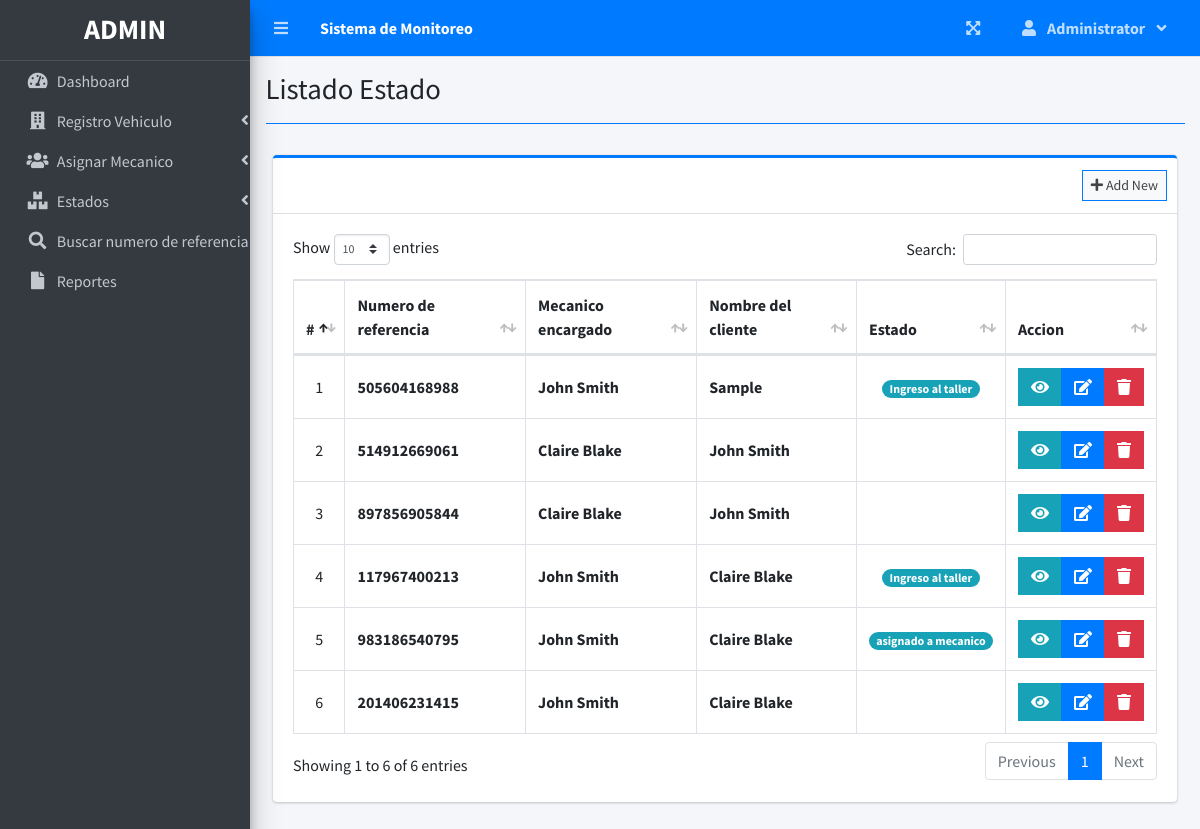
Screenshot of /index.php?page=Listado_Estado (signed in) with the database file from the repository.
### tables this page shows
CREATE TABLE `parcels` (
  `id` int(30) NOT NULL,
  `reference_number` varchar(100) NOT NULL,
  `sender_name` text NOT NULL,
  `sender_address` text NOT NULL,
  `sender_contact` text NOT NULL,
  `recipient_name` text NOT NULL,
  `recipient_address` text NOT NULL,
  `recipient_contact` text NOT NULL,
  `type` int(1) NOT NULL COMMENT '1 = Deliver, 2=Pickup',
  `from_branch_id` varchar(30) NOT NULL,
  `to_branch_id` varchar(30) NOT NULL,
  `weight` varchar(100) NOT NULL,
  `height` varchar(100) NOT NULL,
  `width` varchar(100) NOT NULL,
  `length` varchar(100) NOT NULL,
  `price` float NOT NULL,
  `status` int(2) NOT NULL DEFAULT 0,
  `date_created` datetime NOT NULL DEFAULT current_timestamp()
);

### Listado_Estado.php (the view, shortened to what this page needs)
<?php include'db_connect.php' ?>
<div class="col-lg-12">
	<div class="card card-outline card-primary">
		<div class="card-header">
			<div class="card-tools">
				<a class="btn btn-block btn-sm btn-default btn-flat border-primary " href="./index.php?page=listado_mecanicos"><i class="fa fa-plus"></i> Add New</a>
			</div>
		</div>
		<div class="card-body">
			<table class="table tabe-hover table-bordered" id="list">
				<!-- <colgroup>
					<col width="5%">
					<col width="15%">
					<col width="25%">
					<col width="25%">
					<col width="15%">
				</colgroup> -->
				<thead>
					<tr>
						<th class="text-center">#</th>
						<th>Numero de referencia</th>
						<th>Mecanico encargado</th>
						<th>Nombre del cliente</th>
						<th>Estado</th>
						<th>Accion</th>
					</tr>
				</thead>
				<tbody>
					<?php
					$i = 1;
					$where = "";
					$qry = $conn->query("SELECT * from parcels $where order by  unix_timestamp(date_created) desc ");
					while($row= $qry->fetch_assoc()):
					?>
					<tr>
						<td class="text-center"><?php echo $i++ ?></td>
						<td><b><?php echo ($row['reference_number']) ?></b></td>
						<td><b><?php echo ucwords($row['sender_name']) ?></b></td>
						<td><b><?php echo ucwords($row['recipient_name']) ?></b></td>
						<td class="text-center">
							<?php
							switch ($row['status']) {
								case '1':
									echo "<span class='badge badge-pill badge-info'> Ingreso al taller</span>";
									break;
								case '2':
									echo "<span class='badge badge-pill badge-info'>asignado a mecanico</span>";
									break;
							}
							?>
						</td>
						<td class="text-center">
		                    <div class="btn-group">
		                    	<button type="button" class="btn btn-info btn-flat view_parcel" data-id="<?php echo $row['id'] ?>">
		                          <i class="fas fa-eye"></i>
		                        </button>
		                        <a href="index.php?page=edit_parcel&id=<?php echo $row['id'] ?>" class="btn btn-primary btn-flat ">
		                          <i class="fas fa-edit"></i>
		                        </a>
		                        <button type="button" class="btn btn-danger btn-flat delete_parcel" data-id="<?php echo $row['id'] ?>">
		                          <i class="fas fa-trash"></i>
		                        </button>
	                      </div>
						</td>
					</tr>
				<?php endwhile; ?>
				</tbody>
			</table>
		</div>
	</div>
</div>

### index.php (shortened to what this page needs)
<!DOCTYPE html>
<html lang="en">
<?php
	include 'header.php'
?>
<body class="hold-transition sidebar-mini layout-fixed layout-navbar-fixed layout-footer-fixed">
<div class="wrapper">
  <?php include 'topbar.php' ?>
  <?php include 'sidebar.php' ?>
  <div class="content-wrapper">
    <div class="content-header">
      <div class="container-fluid">
        <div class="row mb-2">
          <div class="col-sm-6">
            <h1 class="m-0"><?php echo $title ?></h1>
          </div>
        </div>
            <hr class="border-primary">
      </div>
    </div>
    <section class="content">
      <div class="container-fluid">
         <?php
            $page = isset($_GET['page']) ? $_GET['page'] : 'home';
            if(!file_exists($page.".php")){
                include '404.html';
            }else{
            include $page.'.php';
            }
          ?>
      </div>
    </section>
  </div>
</div>
</body>
</html>

### header.php (shortened to what this page needs)
<head>
  <?php
  $title = isset($_GET['page']) ? ucwords(str_replace("_", ' ', $_GET['page'])) : "Inicio";
  $title = str_replace("Taller","Persons/Companies",$title);
  ?>
  <link rel="stylesheet" href="assets/plugins/fontawesome-free/css/all.min.css">
  <link rel="stylesheet" href="assets/plugins/overlayScrollbars/css/OverlayScrollbars.min.css">
  <link rel="stylesheet" href="assets/plugins/datatables-bs4/css/dataTables.bootstrap4.min.css">
  <link rel="stylesheet" href="assets/plugins/datatables-responsive/css/responsive.bootstrap4.min.css">
  <link rel="stylesheet" href="assets/plugins/datatables-buttons/css/buttons.bootstrap4.min.css">
  <link rel="stylesheet" href="assets/plugins/select2/css/select2.min.css">
  <link rel="stylesheet" href="assets/plugins/select2-bootstrap4-theme/select2-bootstrap4.min.css">
  <link rel="stylesheet" href="assets/plugins/sweetalert2-theme-bootstrap-4/bootstrap-4.min.css">
  <link rel="stylesheet" href="assets/plugins/toastr/toastr.min.css">
  <link rel="stylesheet" href="assets/plugins/dropzone/min/dropzone.min.css">
  <link rel="stylesheet" href="assets/dist/css/jquery.datetimepicker.min.css">
  <link rel="stylesheet" href="assets/plugins/icheck-bootstrap/icheck-bootstrap.min.css">
  <link rel="stylesheet" href="assets/plugins/bootstrap4-toggle/css/bootstrap4-toggle.min.css">
  <link rel="stylesheet" href="assets/dist/css/adminlte.min.css">
  <link rel="stylesheet" href="assets/dist/css/styles.css">
  <link rel="stylesheet" href="assets/plugins/summernote/summernote-bs4.min.css">
</head>

### topbar.php (shortened to what this page needs)
<nav class="main-header navbar navbar-expand navbar-primary navbar-dark ">
  <ul class="navbar-nav">
    <?php if(isset($_SESSION['login_id'])): ?>
    <li class="nav-item">
      <a class="nav-link" data-widget="pushmenu" href="" role="button"><i class="fas fa-bars"></i></a>
    </li>
  <?php endif; ?>
    <li>
      <a class="nav-link text-white"  href="./" role="button"> <large><b><?php echo $_SESSION['system']['name'] ?></b></large></a>
    </li>
  </ul>
  <ul class="navbar-nav ml-auto">
    <li class="nav-item">
      <a class="nav-link" data-widget="fullscreen" href="#" role="button">
        <i class="fas fa-expand-arrows-alt"></i>
      </a>
    </li>
   <li class="nav-item dropdown">
          <a class="nav-link"  data-toggle="dropdown" aria-expanded="true" href="javascript:void(0)">
            <span>
              <div class="d-felx badge-pill">
                <span class="fa fa-user mr-2"></span>
                <span><b><?php echo ucwords($_SESSION['login_firstname']) ?></b></span>
                <span class="fa fa-angle-down ml-2"></span>
              </div>
            </span>
          </a>
    </li>
  </ul>
</nav>

### sidebar.php (shortened to what this page needs)
<aside class="main-sidebar sidebar-dark-primary elevation-4">
  <div class="dropdown">
 	<a href="./" class="brand-link">
      <?php if($_SESSION['login_type'] == 1): ?>
      <h3 class="text-center p-0 m-0"><b>ADMIN</b></h3>
      <?php else: ?>
      <h3 class="text-center p-0 m-0"><b>STAFF</b></h3>
      <?php endif; ?>
  </a>
  </div>
  <div class="sidebar pb-4 mb-4">
    <nav class="mt-2">
      <ul class="nav nav-pills nav-sidebar flex-column nav-flat" data-widget="treeview" role="menu" data-accordion="false">
        <li class="nav-item dropdown">
          <a href="./" class="nav-link nav-home">
            <i class="nav-icon fas fa-tachometer-alt"></i>
            <p>
              Dashboard
            </p>
          </a>
        </li>
        <?php if($_SESSION['login_type'] == 1): ?>
        <li class="nav-item">
          <a href="#" class="nav-link nav-edit_branch">
            <i class="nav-icon fas fa-building"></i>
            <p>
              Registro Vehiculo
              <i class="right fas fa-angle-left"></i>
            </p>
          </a>
        </li>
        <li class="nav-item">
          <a href="#" class="nav-link nav-edit_staff">
            <i class="nav-icon fas fa-users"></i>
            <p>
              Asignar Mecanico
              <i class="right fas fa-angle-left"></i>
            </p>
          </a>
        </li>
      <?php endif; ?>
        <li class="nav-item">
          <a href="#" class="nav-link nav-edit_parcel">
            <i class="nav-icon fas fa-boxes"></i>
            <p>
              Estados
              <i class="right fas fa-angle-left"></i>
            </p>
          </a>
        </li>
         <li class="nav-item dropdown">
          <a href="./index.php?page=tracking" class="nav-link nav-track">
            <i class="nav-icon fas fa-search"></i>
            <p>
              Buscar numero de referencia
            </p>
          </a>
        </li>
         <li class="nav-item dropdown">
          <a href="./index.php?page=reports" class="nav-link nav-reports">
            <i class="nav-icon fas fa-file"></i>
            <p>
              Reportes
            </p>
          </a>
        </li>
      </ul>
    </nav>
  </div>
</aside>

### Listado_Estado.php (style rules this page uses)
table td { vertical-align: middle !important; }

### rows the page displays
parcels: reference_number "505604168988", sender_name "John Smith", recipient_name "Sample", status "Ingreso al taller"
parcels: reference_number "514912669061", sender_name "Claire Blake", recipient_name "John Smith"
parcels: reference_number "897856905844", sender_name "Claire Blake", recipient_name "John Smith"
parcels: reference_number "117967400213", sender_name "John Smith", recipient_name "Claire Blake", status "Ingreso al taller"
parcels: reference_number "983186540795", sender_name "John Smith", recipient_name "Claire Blake", status "asignado a mecanico"
parcels: reference_number "201406231415", sender_name "John Smith", recipient_name "Claire Blake"

### other values shown
$_SESSION['system']['name'] "Sistema de Monitoreo"
$_SESSION['login_firstname'] "Administrator"
$title "Listado Estado"
